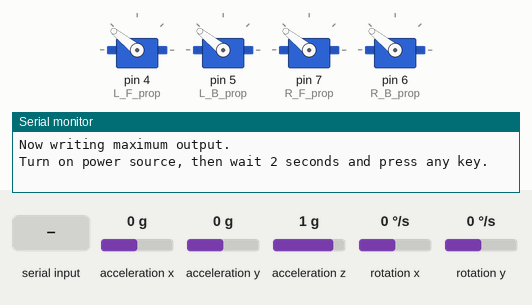
Recording of a sketch running on a simulated Arduino Uno, built with avr-gcc and run on an emulated ATmega328P. Parts: 4 × servo, the last lines printed to the serial monitor. Wiring (inferred from the names in the program): MPU-6050 motion sensor at I2C address 0x68. The test bench sets the inputs (shaded band); at power-on: acceleration z 1 g, acceleration x 0 g, acceleration y 0 g, rotation x 0 °/s, rotation y 0 °/s. No radio packets arrive unless stated.

Above: at 0.8 s.
0.9 s: "1" received over Serial
At 2.9 s:
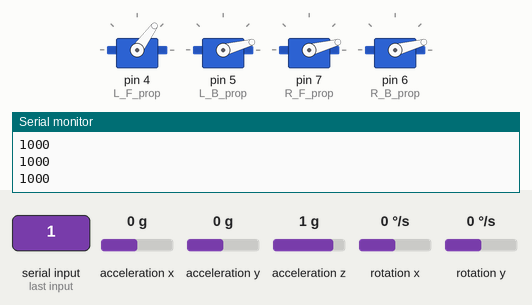
3.8 s: acceleration z set to 0 g
At 5.2 s:
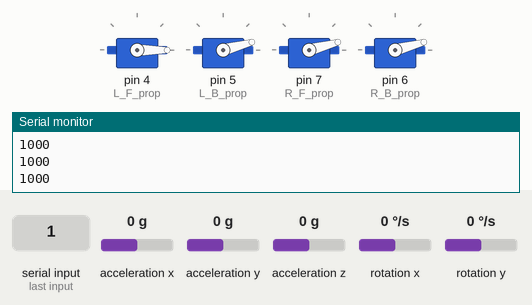
Timing chart, 0 to 6.8 s (numbered marks = the images above; inputs shaded):
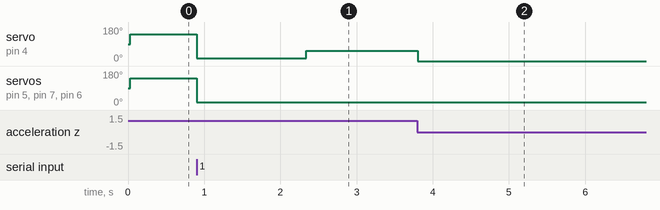

Measured:
- after the input at 0.9 s, servo on pin 4 (L_F_prop): 141° → 15° at once, → 54° 1.4 s later; servo on pin 5 (L_B_prop), servo on pin 7 (R_F_prop), servo on pin 6 (R_B_prop): 141° → 15° at once
- after the input at 3.8 s, servo on pin 4 (L_F_prop): 54° → 0° at once

The sketch:

sketch_aug19b.ino
```cpp
#include <ServoTimer2.h>


  /* http://www.youtube.com/c/electronoobs
 *
 * This is an example where we control two axis drone with PID
   * and data from the radio receiver and the MPU6050 module
 *
 * Arduino pin    |   MPU6050
 * 5V             |   Vcc
 * GND            |   GND
 * A4             |   SDA
 * A5             |   SCL
 *
 * F_ Left__motor |   D4
 * F_ Right__motor|   D7
 * B_Left__motor  |   D5
 * B_Right__motor |   D6
  */
#include <Wire.h>
#include <VirtualWire.h>
struct Data {
  int x;
  int y;
  int val;
  };
  struct Data *DataIn;


ServoTimer2 L_F_prop;
ServoTimer2 L_B_prop;
ServoTimer2 R_F_prop;
ServoTimer2 R_B_prop;
#define MAX_SIGNAL 2000
#define MIN_SIGNAL 700

//We create variables for the time width values of each PWM input signal
unsigned long counter_1, counter_2, counter_3, counter_4, current_count;

//We create 4 variables to stopre the previous value of the input signal (if LOW or HIGH)
byte last_CH1_state, last_CH2_state, last_CH3_state, last_CH4_state;

//To store the 1000us to 2000us value we create variables and store each channel
int input_YAW;      //In my case channel 4 of the receiver and pin D12 of arduino
int input_PITCH;    //In my case channel 2 of the receiver and pin D9 of arduino
int input_ROLL;     //In my case channel 1 of the receiver and pin D8 of arduino
int input_THROTTLE=1000; //In my case channel 3 of the receiver and pin D10 of arduino


float   loop_timer =0.0;

/*MPU-6050 gives you 16 bits data so you have to create some float constants
*to store the data for accelerations and gyro*/

//Gyro Variables
float elapsedTime, time, timePrev;        //Variables for time control
int gyro_error=0;                         //We use this variable to only calculate once the gyro data error
float Gyr_rawX, Gyr_rawY, Gyr_rawZ;       //Here we store the raw data read
float Gyro_angle_x, Gyro_angle_y;         //Here we store the angle value obtained with Gyro data
float Gyro_raw_error_x, Gyro_raw_error_y; //Here we store the initial gyro data error

//Acc Variables
int acc_error=0;                            //We use this variable to only calculate once the Acc data error
float rad_to_deg = 180/3.141592654;         //This value is for pasing from radians to degrees values
float Acc_rawX, Acc_rawY, Acc_rawZ;         //Here we store the raw data read
float Acc_angle_x, Acc_angle_y;             //Here we store the angle value obtained with Acc data
float Acc_angle_error_x, Acc_angle_error_y; //Here we store the initial Acc data error

float Total_angle_x, Total_angle_y;

//More variables for the code
int i;
int mot_activated=0;
long activate_count=0;
long des_activate_count=0;

//////////////////////////////PID FOR ROLL///////////////////////////
float roll_PID, pwm_L_F, pwm_L_B, pwm_R_F, pwm_R_B, roll_error, roll_previous_error;
float roll_pid_p=0;
float roll_pid_i=0;
float roll_pid_d=0;
///////////////////////////////ROLL PID CONSTANTS////////////////////
double roll_kp=1;//3.55
double roll_ki=0;//0.006;//0.003
double roll_kd=0;//1.2;//2.05
float roll_desired_angle = 0;     //This is the angle in which we whant the

//////////////////////////////PID FOR PITCH//////////////////////////
float pitch_PID, pitch_error, pitch_previous_error;
float pitch_pid_p=0;
float pitch_pid_i=0;
float pitch_pid_d=0;
///////////////////////////////PITCH PID CONSTANTS///////////////////
double pitch_kp=roll_kp;//3.55
double pitch_ki=roll_ki;//.006;//0.003
double pitch_kd=roll_kd;//1.22;//2.05
float pitch_desired_angle = 0;     //This is the angle in which we whant the


void setup() {
  /*
  PCICR |= (1 << PCIE0);    //enable PCMSK0 scan
  PCMSK0 |= (1 << PCINT0);  //Set pin D8 trigger an interrupt on state change.
  PCMSK0 |= (1 << PCINT1);  //Set pin D9 trigger an interrupt on state change.
  PCMSK0 |= (1 << PCINT2);  //Set pin D10 trigger an interrupt on state change.
  PCMSK0 |= (1 << PCINT4);  //Set pin D12 trigger an interrupt on state change.


  DDRB |= B00100000;  //D13 as output
  PORTB &= B11011111; //D13 set to LOW
*/

    vw_set_ptt_inverted(true); // Required for DR3100
    vw_set_rx_pin(12);
    vw_setup(2000);  // Bits per sec

    vw_rx_start();       // Start the receiver PLL running
  L_F_prop.attach(4); //left front motor
  L_B_prop.attach(5); //left back motor
  R_F_prop.attach(7); //right front motor
  R_B_prop.attach(6); //right back motor
  /*in order to make sure that the ESCs won't enter into config mode
  *I send a 1000us pulse to each ESC.*/
  Serial.begin(9600);
  Serial.println("Now writing maximum output.");
  Serial.println("Turn on power source, then wait 2 seconds and press any key.");
  L_F_prop.write(MAX_SIGNAL);
  L_B_prop.write(MAX_SIGNAL);
  R_F_prop.write(MAX_SIGNAL);
  R_B_prop.write(MAX_SIGNAL);
  while (!Serial.available());
       Serial.read();
 // delay(2000);
       // Send min output
		Serial.println("Sending minimum output");
		L_F_prop.write(MIN_SIGNAL);
		L_B_prop.write(MIN_SIGNAL);
		R_F_prop.write(MIN_SIGNAL);
		R_B_prop.write(MIN_SIGNAL);

 // Serial.read();
  Wire.begin();                           //begin the wire comunication
  Wire.beginTransmission(0x68);           //begin, Send the slave adress (in this case 68)
  Wire.write(0x6B);                       //make the reset (place a 0 into the 6B register)
  Wire.write(0x00);
  Wire.endTransmission(true);             //end the transmission

  Wire.beginTransmission(0x68);           //begin, Send the slave adress (in this case 68)
  Wire.write(0x1B);                       //We want to write to the GYRO_CONFIG register (1B hex)
  Wire.write(0x10);                       //Set the register bits as 00010000 (100dps full scale)
  Wire.endTransmission(true);             //End the transmission with the gyro

  Wire.beginTransmission(0x68);           //Start communication with the address found during search.
  Wire.write(0x1C);                       //We want to write to the ACCEL_CONFIG register (1A hex)
  Wire.write(0x10);                       //Set the register bits as 00010000 (+/- 8g full scale range)
  Wire.endTransmission(true);


  delay(1000);

  time = millis();                         //Start counting time in milliseconds


/*Here we calculate the gyro data error before we start the loop
 * I make the mean of 200 values, that should be enough*/
  if(gyro_error==0)
  {
    for(int i=0; i<200; i++)
    {
      Wire.beginTransmission(0x68);            //begin, Send the slave adress (in this case 68)
      Wire.write(0x43);                        //First adress of the Gyro data
      Wire.endTransmission(false);
      Wire.requestFrom(0x68,4,true);           //We ask for just 4 registers

      Gyr_rawX=Wire.read()<<8|Wire.read();     //Once again we shif and sum
      Gyr_rawY=Wire.read()<<8|Wire.read();

      /*---X---*/
      Gyro_raw_error_x = Gyro_raw_error_x + (Gyr_rawX/32.8);
      /*---Y---*/
      Gyro_raw_error_y = Gyro_raw_error_y + (Gyr_rawY/32.8);
      if(i==199)
      {
        Gyro_raw_error_x = Gyro_raw_error_x/200;
        Gyro_raw_error_y = Gyro_raw_error_y/200;
        gyro_error=1;
      }
    }
  }//end of gyro error calculation


/*Here we calculate the acc data error before we start the loop
 * I make the mean of 200 values, that should be enough*/
  if(acc_error==0)
  {
    for(int a=0; a<200; a++)
    {
      Wire.beginTransmission(0x68);
      Wire.write(0x3B);                       //Ask for the 0x3B register- correspond to AcX
      Wire.endTransmission(false);
      Wire.requestFrom(0x68,6,true);

      Acc_rawX=(Wire.read()<<8|Wire.read())/4096.0 ; //each value needs two registres
      Acc_rawY=(Wire.read()<<8|Wire.read())/4096.0 ;
      Acc_rawZ=(Wire.read()<<8|Wire.read())/4096.0 ;


      /*---X---*/
      Acc_angle_error_x = Acc_angle_error_x + ((atan((Acc_rawY)/sqrt(pow((Acc_rawX),2) + pow((Acc_rawZ),2)))*rad_to_deg));
      /*---Y---*/
      Acc_angle_error_y = Acc_angle_error_y + ((atan(-1*(Acc_rawX)/sqrt(pow((Acc_rawY),2) + pow((Acc_rawZ),2)))*rad_to_deg));

      if(a==199)
      {
        Acc_angle_error_x = Acc_angle_error_x/200;
        Acc_angle_error_y = Acc_angle_error_y/200;
        acc_error=1;
      }
    }
  }//end of acc error calculation

  //th1.setInterval(100);
 // th1.onRun(test);

  loop_timer = micros();                                                    //Set the timer for the next loop.

}//end of setup loop

void loop() {


  /////////////////////////////I M U/////////////////////////////////////
  timePrev = time;  // the previous time is stored before the actual time read
  time = millis();  // actual time read
  elapsedTime = (time - timePrev) / 1000;

 //////////////////////////////////////Gyro read/////////////////////////////////////
  Wire.beginTransmission(0x68);            //begin, Send the slave adress (in this case 68)
  Wire.write(0x43);                        //First adress of the Gyro data
  Wire.endTransmission(false);
  Wire.requestFrom(0x68,4,true);           //We ask for just 4 registers
  Gyr_rawX=Wire.read()<<8|Wire.read();     //Once again we shif and sum
  Gyr_rawY=Wire.read()<<8|Wire.read();
  /*Now in order to obtain the gyro data in degrees/seconds we have to divide first
  the raw value by 32.8 because that's the value that the datasheet gives us for a 1000dps range*/
  /*---X---*/
  Gyr_rawX = (Gyr_rawX/32.8) - Gyro_raw_error_x;
  /*---Y---*/
  Gyr_rawY = (Gyr_rawY/32.8) - Gyro_raw_error_y;
  /*Now we integrate the raw value in degrees per seconds in order to obtain the angle
  * If you multiply degrees/seconds by seconds you obtain degrees */
    /*---X---*/
  Gyro_angle_x = Gyr_rawX*elapsedTime;
  /*---X---*/
  Gyro_angle_y = Gyr_rawY*elapsedTime;

  //////////////////////////////////////Acc read/////////////////////////////////////
  Wire.beginTransmission(0x68);     //begin, Send the slave adress (in this case 68)
  Wire.write(0x3B);                 //Ask for the 0x3B register- correspond to AcX
  Wire.endTransmission(false);      //keep the transmission and next
  Wire.requestFrom(0x68,6,true);    //We ask for next 6 registers starting withj the 3B
  /*We have asked for the 0x3B register. The IMU will send a brust of register.
  * The amount of register to read is specify in the requestFrom function.
  * In this case we request 6 registers. Each value of acceleration is made out of
  * two 8bits registers, low values and high values. For that we request the 6 of them
  * and just make then sum of each pair. For that we shift to the left the high values
  * register (<<) and make an or (|) operation to add the low values.
  If we read the datasheet, for a range of+-8g, we have to divide the raw values by 4096*/
  Acc_rawX=(Wire.read()<<8|Wire.read())/4096.0 ; //each value needs two registres
  Acc_rawY=(Wire.read()<<8|Wire.read())/4096.0 ;
  Acc_rawZ=(Wire.read()<<8|Wire.read())/4096.0 ;
 /*Now in order to obtain the Acc angles we use euler formula with acceleration values
 after that we substract the error value found before*/
 /*---X---*/
 Acc_angle_x = (atan((Acc_rawY)/sqrt(pow((Acc_rawX),2) + pow((Acc_rawZ),2)))*rad_to_deg) - Acc_angle_error_x;
 /*---Y---*/
 Acc_angle_y = (atan(-1*(Acc_rawX)/sqrt(pow((Acc_rawY),2) + pow((Acc_rawZ),2)))*rad_to_deg) - Acc_angle_error_y;


 //////////////////////////////////////Total angle and filter/////////////////////////////////////
 /*---X axis angle---*/
 Total_angle_x = 0.98 *(Total_angle_x + Gyro_angle_x) + 0.02*Acc_angle_x;
 /*---Y axis angle---*/
 Total_angle_y = 0.98 *(Total_angle_y + Gyro_angle_y) + 0.02*Acc_angle_y;


/*///////////////////////////P I D///////////////////////////////////*/
roll_desired_angle = map(input_ROLL,1000,2000,-10,10);
pitch_desired_angle = map(input_PITCH,1000,2000,-10,10);

/*First calculate the error between the desired angle and
*the real measured angle*/
roll_error = Total_angle_y - 0;
pitch_error = Total_angle_x - 0;
/*Next the proportional value of the PID is just a proportional constant
*multiplied by the error*/
roll_pid_p = roll_kp*roll_error;
pitch_pid_p = pitch_kp*pitch_error;
/*The integral part should only act if we are close to the
desired position but we want to fine tune the error. That's
why I've made a if operation for an error between -2 and 2 degree.
To integrate we just sum the previous integral value with the
error multiplied by  the integral constant. This will integrate (increase)
the value each loop till we reach the 0 point*/
if(-3 < roll_error <3)
{
  roll_pid_i = roll_pid_i+(roll_ki*roll_error);
}
if(-3 < pitch_error <3)
{
  pitch_pid_i = pitch_pid_i+(pitch_ki*pitch_error);
}
/*The last part is the derivate. The derivate acts upon the speed of the error.
As we know the speed is the amount of error that produced in a certain amount of
time divided by that time. For taht we will use a variable called previous_error.
We substract that value from the actual error and divide all by the elapsed time.
Finnaly we multiply the result by the derivate constant*/
roll_pid_d = roll_kd*((roll_error - roll_previous_error)/elapsedTime);
pitch_pid_d = pitch_kd*((pitch_error - pitch_previous_error)/elapsedTime);
/*The final PID values is the sum of each of this 3 parts*/
roll_PID = roll_pid_p + roll_pid_i + roll_pid_d;
pitch_PID = pitch_pid_p + pitch_pid_i + pitch_pid_d;
/*We know taht the min value of PWM signal is 1000us and the max is 2000. So that
tells us that the PID value can/s oscilate more than -1000 and 1000 because when we
have a value of 2000us the maximum value taht we could substract is 1000 and when
we have a value of 1000us for the PWM signal, the maximum value that we could add is 1000
to reach the maximum 2000us. But we don't want to act over the entire range so -+400 should be enough*/
if(roll_PID < -400){roll_PID=-400;}
if(roll_PID > 400) {roll_PID=400; }
if(pitch_PID < -4000){pitch_PID=-400;}
if(pitch_PID > 400) {pitch_PID=400;}


uint8_t buf[VW_MAX_MESSAGE_LEN];
uint8_t buflen = VW_MAX_MESSAGE_LEN;

    if (vw_get_message(buf, &buflen)) // Non-blocking
    {
      DataIn=(struct Data*)buf;

      int xx=(DataIn->x);
      if(xx<520 &&xx>490)
         xx=512;
       int t= constrain(map(xx,0,1024,-255,255),-255,+255);
       input_THROTTLE+=t/32;
       input_THROTTLE=constrain(input_THROTTLE,1000,1800);
    }
/*Finnaly we calculate the PWM width. We sum the desired throttle and the PID value*/
pwm_R_F  =  input_THROTTLE + roll_PID - pitch_PID;
pwm_R_B  =  input_THROTTLE + roll_PID + pitch_PID;
pwm_L_B  =  input_THROTTLE - roll_PID + pitch_PID;
pwm_L_F  =  input_THROTTLE - roll_PID - pitch_PID;

Serial.println(input_THROTTLE);

/*Once again we map the PWM values to be sure that we won't pass the min
and max values. Yes, we've already maped the PID values. But for example, for
throttle value of 1300, if we sum the max PID value we would have 2300us and
that will mess up the ESC.*/
//Right front
if(pwm_R_F < 1100)
{
  pwm_R_F= 1100;
}
if(pwm_R_F > 2000)
{
  pwm_R_F=2000;
}

//Left front
if(pwm_L_F < 1100)
{
  pwm_L_F= 1100;
}
if(pwm_L_F > 2000)
{
  pwm_L_F=2000;
}

//Right back
if(pwm_R_B < 1100)
{
  pwm_R_B= 1100;
}
if(pwm_R_B > 2000)
{
  pwm_R_B=2000;
}

//Left back
if(pwm_L_B < 1100)
{
  pwm_L_B= 1100;
}
if(pwm_L_B > 2000)
{
  pwm_L_B=2000;
}

roll_previous_error = roll_error; //Remember to store the previous error.
pitch_previous_error = pitch_error; //Remember to store the previous error.

/*
 Serial.print("RF: ");
 Serial.print(pwm_R_F);
 Serial.print("   |   ");
 Serial.print("RB: ");
 Serial.print(pwm_R_B);
 Serial.print("   |   ");
 Serial.print("LB: ");
 Serial.print(pwm_L_B);
 Serial.print("   |   ");
 Serial.print("LF: ");
 Serial.print(pwm_L_F);

 Serial.print("   |   ");
 Serial.print("Xº: ");
 Serial.print(Total_angle_x);
 Serial.print("   |   ");
 Serial.print("Yº: ");
 Serial.print(Total_angle_y);
 Serial.println(" ");*/
  while(micros() - loop_timer < 4000);                                      //We wait until 4000us are passed.
  loop_timer = micros();                                                    //Set the timer for the next loop.

  L_F_prop.write(pwm_L_F);
  //L_B_prop.write(pwm_L_B);
 // R_F_prop.write(pwm_R_F);
 // R_B_prop.write(pwm_R_B);

}
```
